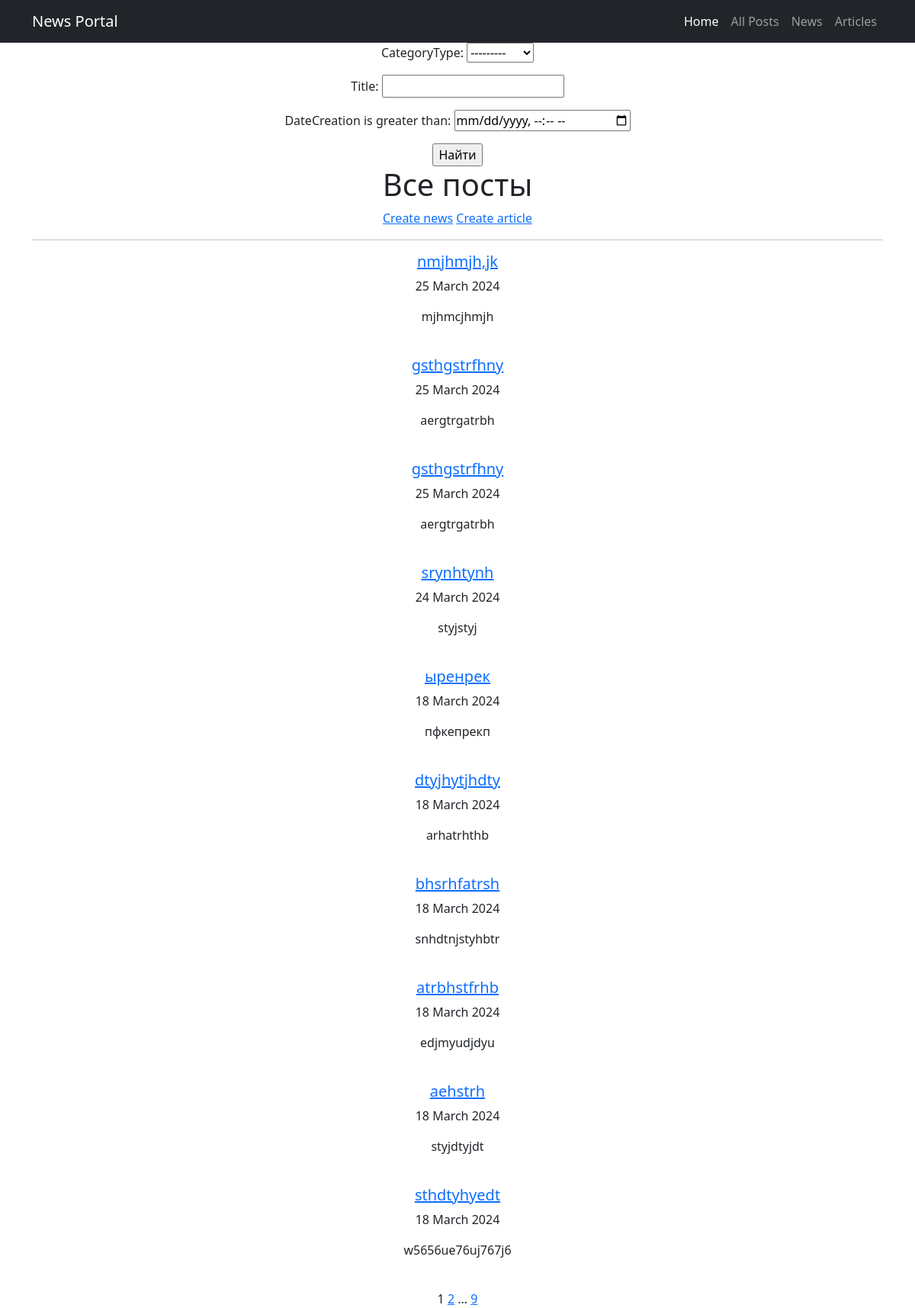
Before: /posts/ (signed in) with the older database file.
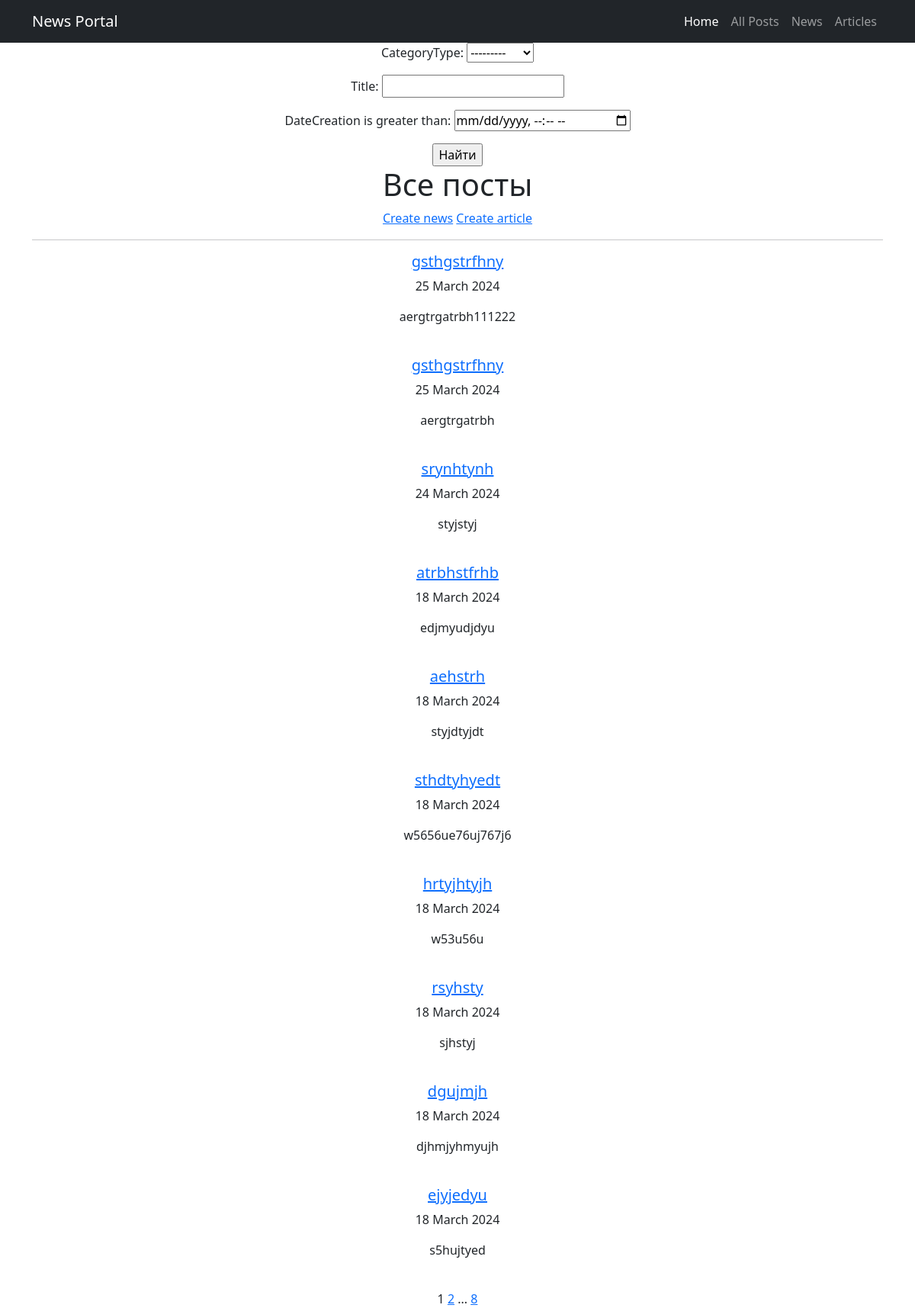
After: the same page with the newer database file.
### news/models.py (models this page shows, shortened)
class Post(models.Model):
    NEWS = 'NW'
    ARTICLE = 'AR'
    CATEGORY_CHOICES = [
        (NEWS, 'Новость'),
        (ARTICLE, 'Статья')
    ]
    author = models.ForeignKey(Author, on_delete=models.CASCADE)
    categoryType = models.CharField(max_length=2, choices=CATEGORY_CHOICES, default=ARTICLE)
    dateCreation = models.DateTimeField(auto_now_add=True)
    postCategory = models.ManyToManyField(Category, through='PostCategory')
    title = models.CharField(max_length=128)
    text = models.TextField()
    rating = models.SmallIntegerField(default=0)

### news/views.py (the view)
# urls.py: path('posts/', PostList.as_view(), name='post_list'),
class PostList(FilteredListView):
    model = Post
    queryset = Post.objects.order_by('-dateCreation')
    filter_class = PostFilter
    template_name = 'posts.html'
    context_object_name = 'posts'

### news/templatetags/custom_filters.py (called while the page is built)
@register.filter()
def censor(value):
    for word in CENSOR_WORDS:
        pattern = re.compile(re.escape(word), re.IGNORECASE)
        value = pattern.sub(lambda x: '*' * len(x.group()), value)
    return value

### news/views.py (called while the page is built)
    def get_queryset(self):
        queryset = super().get_queryset()
        self.filterset = self.filter_class(self.request.GET, queryset)
        return self.filterset.qs

    def get_context_data(self, **kwargs):
        context = super().get_context_data(**kwargs)
        context['filterset'] = self.filterset
        return context

### templates/posts.html (shortened to what this page needs)
{% extends 'flatpages/default.html' %}
{% load custom_filters %}
{% block content %}
    {% with 'flatpages/filters_form.html' as template_name %}
        {% include template_name %}
    {% endwith %}
    <h1>Все посты</h1>
    {% if perms.news.add_post %}
        {% with 'create_post_link.html' as template_name %}
            {% include template_name %}
        {% endwith %}
    {% endif %}
    <hr>
    {% if posts %}
           {% for post in posts %}
                <div>
                    {% if post.categoryType == 'NW' %}
                        <a href="{% url 'new_detail' pk=post.id %}">
                    {% elif post.categoryType == 'AR' %}
                        <a href="{% url 'article_detail' pk=post.id %}">
                    {% endif %}
                            <h5>{{ post.title|censor }}</h5>
                    </a>
                    <p>{{ post.dateCreation|date:"d F Y"}}</p>
                    <p>{{ post.text|censor|truncatechars:20 }}</p>
                </div>
                <br>
           {% endfor %}
    {% else %}
       <h2>Постов нет!</h2>
    {% endif %}
    {% with 'flatpages/paginate.html' as template_name %}
        {% include template_name %}
    {% endwith %}
{% endblock content %}

Changed rows visible on the page:
removed Post: title|censor "nmjhmjh,jk", dateCreation "25 March 2024", text|censor "mjhmcjhmjh"
removed Post: title|censor "ыренрек", dateCreation "18 March 2024", text|censor "пфкепрекп"
removed Post: title|censor "dtyjhytjhdty", dateCreation "18 March 2024", text|censor "arhatrhthb"
removed Post: title|censor "bhsrhfatrsh", dateCreation "18 March 2024", text|censor "snhdtnjstyhbtr"
changed Post: text|censor "aergtrgatrbh" → "aergtrgatrbh111222"
now on this page (row unchanged): Post: title|censor "hrtyjhtyjh", dateCreation "18 March 2024", text|censor "w53u56u"
now on this page (row unchanged): Post: title|censor "rsyhsty", dateCreation "18 March 2024", text|censor "sjhstyj"
now on this page (row unchanged): Post: title|censor "dgujmjh", dateCreation "18 March 2024", text|censor "djhmjyhmyujh"
now on this page (row unchanged): Post: title|censor "ejyjedyu", dateCreation "18 March 2024", text|censor "s5hujtyed"
Other visible differences:
{{ page_obj.paginator.num_pages }}: "9" → "8"
